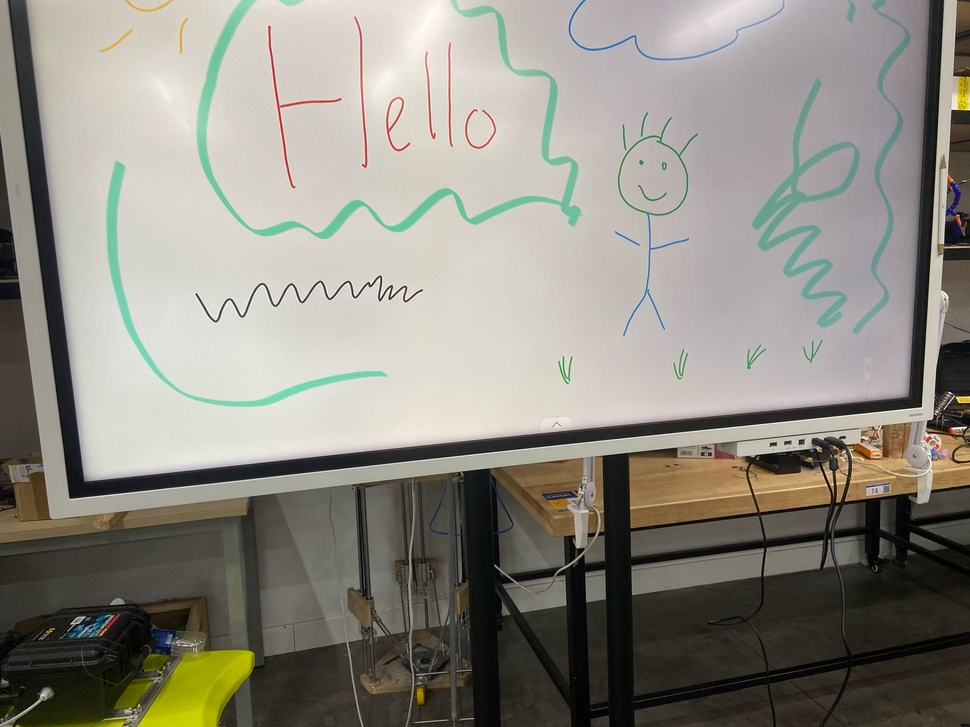
#> input picture input/2DkuFxzF.jpeg, 970 x 727 px, shrunk from 2048 x 1536 before the run
$ python -i gui.py   (imports and definitions only)
#> lines starting #> are read from the running program, lines starting #| are printed output that depends on the picture; after the words box and inside, x2 and y2 are one past the last pixel; in counts of white or black regions, pixels touching at a corner belong together
#> further down, picture is the input picture: shape (727, 970, 3); mean B, G, R 129.6, 138.9, 142.1
import cv2
import numpy as np
import img2pdf
import tkinter as tk
from tkinter import filedialog, messagebox
from matplotlib.backends.backend_tkagg import FigureCanvasTkAgg
import matplotlib.pyplot as plt
import os

# ----- Image Processing Functions -----

def detect_board(image):
    img_area = image.shape[0] * image.shape[1]
#> img_area = 705190

    def whiteboard_detector():
        gray = cv2.cvtColor(image, cv2.COLOR_BGR2GRAY)
        blurred = cv2.GaussianBlur(gray, (5, 5), 0)
        edges = cv2.Canny(blurred, 50, 150)
        kernel = cv2.getStructuringElement(cv2.MORPH_RECT, (5, 5))
        dilated = cv2.dilate(edges, kernel, iterations=2)
        contours, _ = cv2.findContours(dilated, cv2.RETR_EXTERNAL, cv2.CHAIN_APPROX_SIMPLE)
        contours = sorted(contours, key=cv2.contourArea, reverse=True)[:5]
        for contour in contours:
            peri = cv2.arcLength(contour, True)
            approx = cv2.approxPolyDP(contour, 0.02 * peri, True)
            if len(approx) == 4 and cv2.contourArea(approx) > 0.05 * img_area:
                return approx
        return None

    def smartboard_detector():
        hsv = cv2.cvtColor(image, cv2.COLOR_BGR2HSV)
#> hsv: shape (727, 970, 3); mean H, S, V 45.8, 39.3, 144.4
        lower = np.array([0, 0, 0])
        upper = np.array([180, 255, 70])
        mask = cv2.inRange(hsv, lower, upper)
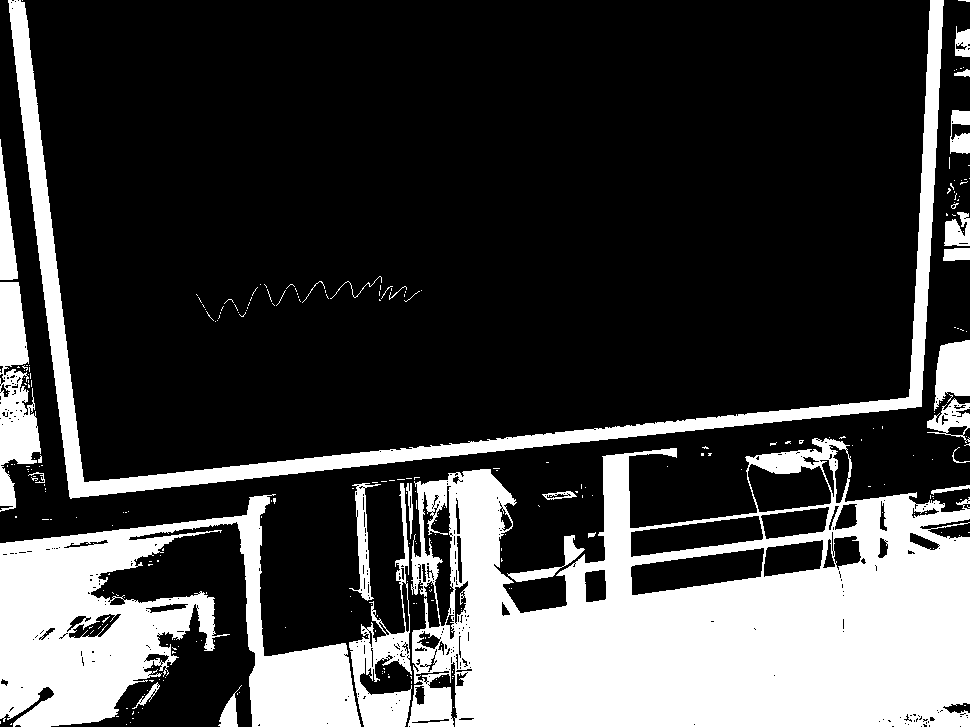
#> mask: shape (727, 970); 26% white; 285 white regions (258 under 20 px), largest, box (x1, y1, x2, y2) and area: (408, 438, 970, 727) 100863, (0, 494, 361, 727) 38197, (8, 0, 944, 499) 24398
        kernel = cv2.getStructuringElement(cv2.MORPH_RECT, (5, 5))
        dilated = cv2.dilate(mask, kernel, iterations=2)
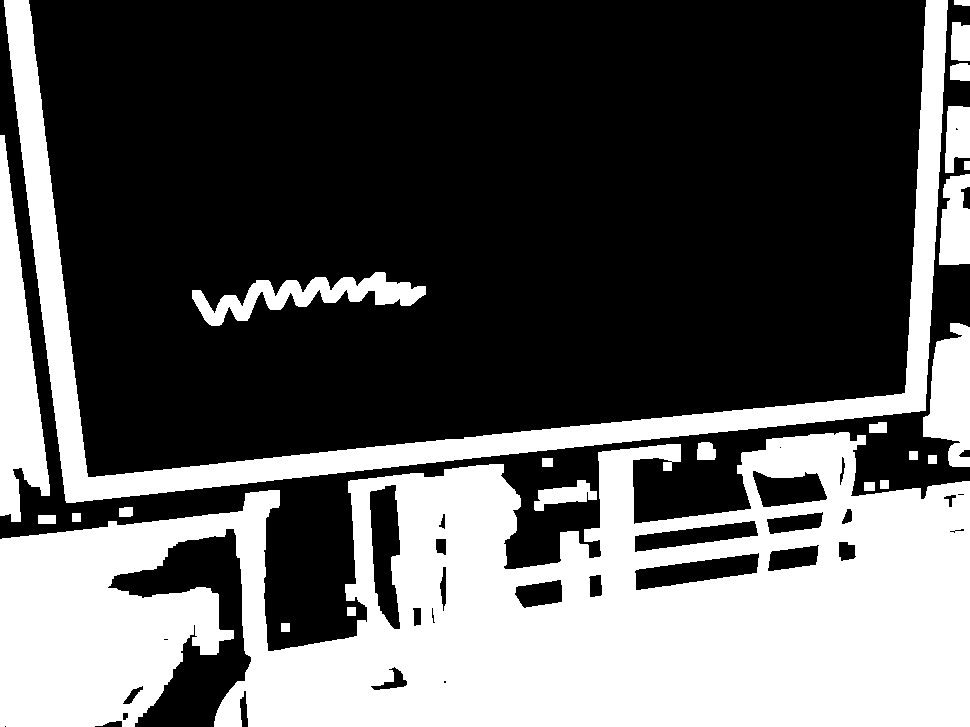
#> dilated: shape (727, 970); 35.7% white; 24 white regions
        contours, _ = cv2.findContours(dilated, cv2.RETR_EXTERNAL, cv2.CHAIN_APPROX_SIMPLE)
#> contours = 24 contours; largest, box (x1, y1, x2, y2) and area: (0, 432, 970, 727) 196424, (4, 0, 948, 503) 37994, (0, 135, 50, 522) 9650, (923, 323, 970, 467) 4498, (192, 272, 426, 326) 4348
        contours = sorted(contours, key=cv2.contourArea, reverse=True)[:5]
#> contours = 5 contours; box (x1, y1, x2, y2) and area: (0, 432, 970, 727) 196424, (4, 0, 948, 503) 37994, (0, 135, 50, 522) 9650, (923, 323, 970, 467) 4498, (192, 272, 426, 326) 4348
        for contour in contours:
            peri = cv2.arcLength(contour, True)
            approx = cv2.approxPolyDP(contour, 0.02 * peri, True)
            if len(approx) == 4 and cv2.contourArea(approx) > 0.05 * img_area:
                return approx
#> this loop made 5 passes
#> peri on passes 1 to 5: 4435.7, 3644.2, 907.9, 420.5, 783.5
        return None

    contour = whiteboard_detector()
    if contour is not None:
        return contour

    contour = smartboard_detector()
    if contour is not None:
        return contour

    return None

# [55 lines left out: functions four_point_transform, enhance_whiteboard, save_as_pdf, not called in this run]

# ----- GUI Functions -----

class WhiteboardScannerGUI:
    # [75 lines left out: functions __init__, browse_image, update_display, save_color_pdf, save_enhanced_pdf, not called in this run]

# ----- Main -----
# [4 lines not run here, left out]

>>> import cv2
>>> picture = cv2.imread('../input/2DkuFxzF.jpeg')
>>> result = detect_board(picture)

$ run again, on input/3vKlB8l2.jpeg
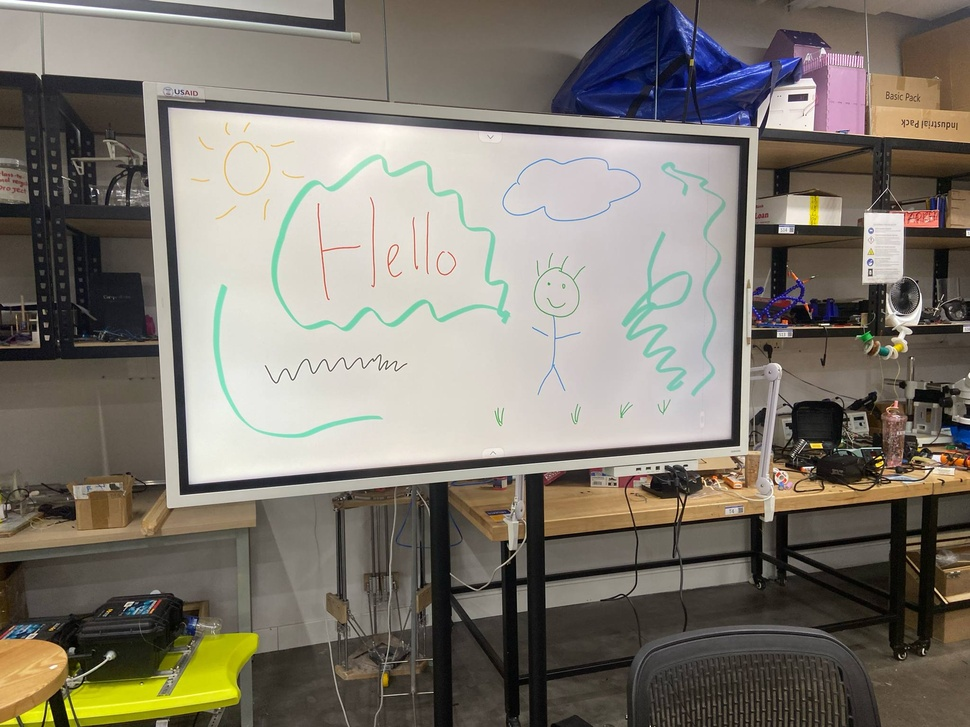
#> input picture input/3vKlB8l2.jpeg, 970 x 727 px, shrunk from 2048 x 1536 before the run
#> picture is the input picture: shape (727, 970, 3); mean B, G, R 110.9, 120.7, 126.6
#> hsv: shape (727, 970, 3); mean H, S, V 38.7, 51.5, 129.7
#> in smartboard_detector, `mask = cv2.inRange(hsv, lower, upper)`:
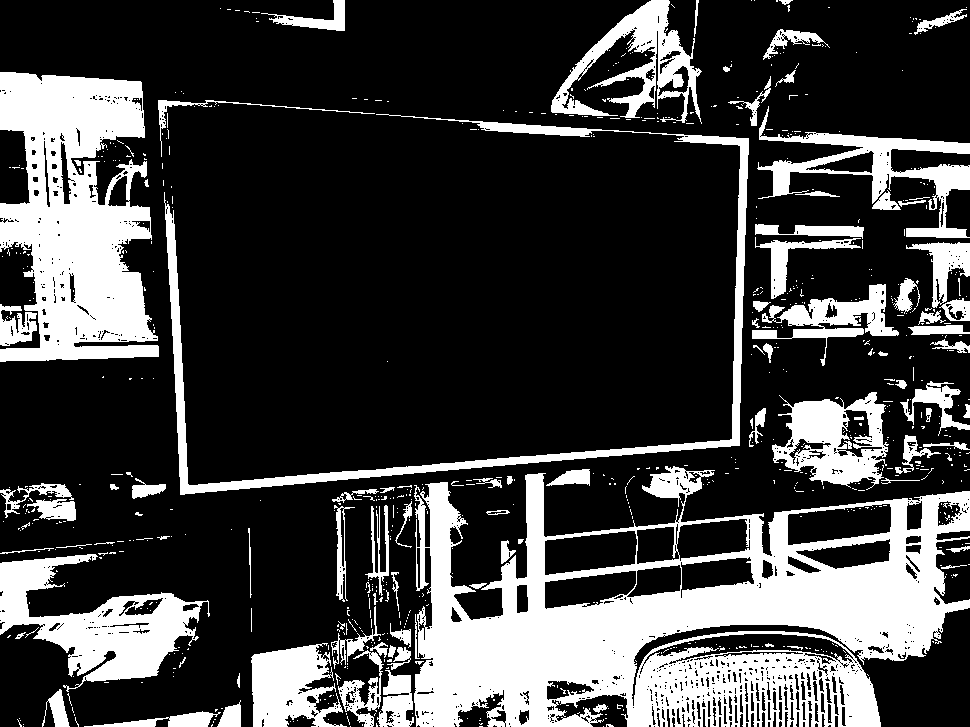
#> mask: shape (727, 970); 25.5% white; 761 white regions (660 under 20 px), largest, box (x1, y1, x2, y2) and area: (414, 466, 970, 727) 73349, (0, 72, 159, 362) 30569, (0, 554, 210, 692) 11603
#> in smartboard_detector, `dilated = cv2.dilate(mask, kernel, iterations=2)`:
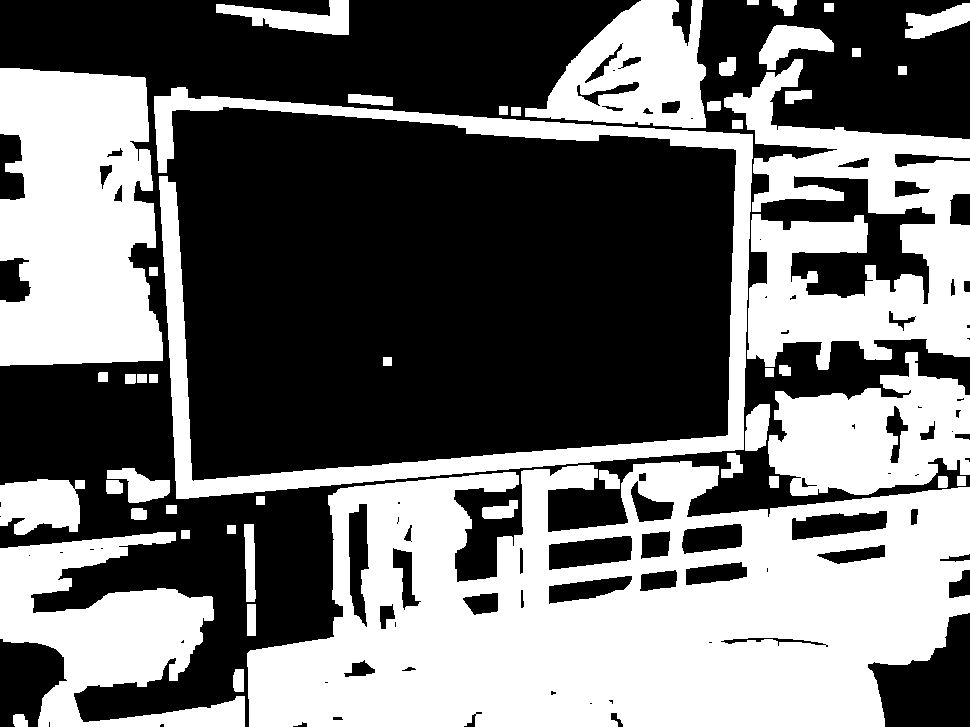
#> dilated: shape (727, 970); 44% white; 49 white regions
#> in smartboard_detector, `contours, _ = cv2.findContours(dilated, cv2.RETR_EXTERNAL, cv2.CHAIN_A..`: contours = 49 contours; largest, box (x1, y1, x2, y2) and area: (247, 461, 970, 727) 144159, (0, 68, 163, 366) 40570, (724, 59, 970, 370) 36437, (154, 87, 753, 499) 26140, (0, 532, 245, 727) 22774
#> in smartboard_detector, `contours = sorted(contours, key=cv2.contourArea, reverse=True)[:5]`: contours = 5 contours; box (x1, y1, x2, y2) and area: (247, 461, 970, 727) 144159, (0, 68, 163, 366) 40570, (724, 59, 970, 370) 36437, (154, 87, 753, 499) 26140, (0, 532, 245, 727) 22774
#> the loop in smartboard_detector, `for contour in contours:` made 5 passes
#> peri on passes 1 to 5: 2910.5, 1229.4, 2912, 3795.1, 1647.2

$ run again, on input/5wkI9uGp.jpeg
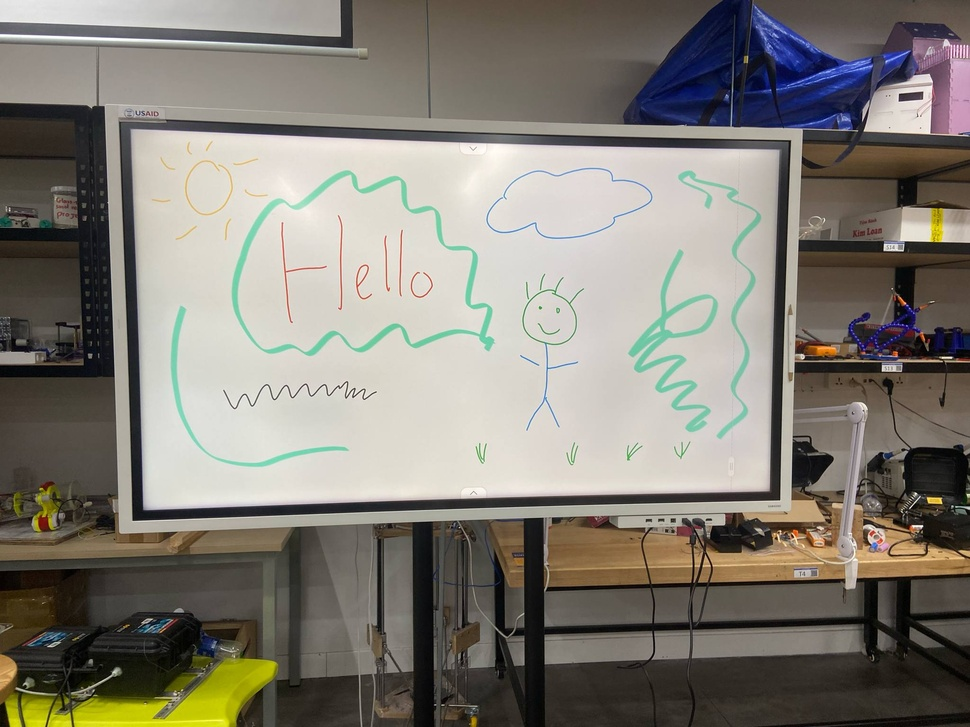
#> input picture input/5wkI9uGp.jpeg, 970 x 727 px, shrunk from 2048 x 1536 before the run
#> picture is the input picture: shape (727, 970, 3); mean B, G, R 117.1, 125.9, 130.3
#> hsv: shape (727, 970, 3); mean H, S, V 33.3, 49.8, 134.1
#> in smartboard_detector, `mask = cv2.inRange(hsv, lower, upper)`:
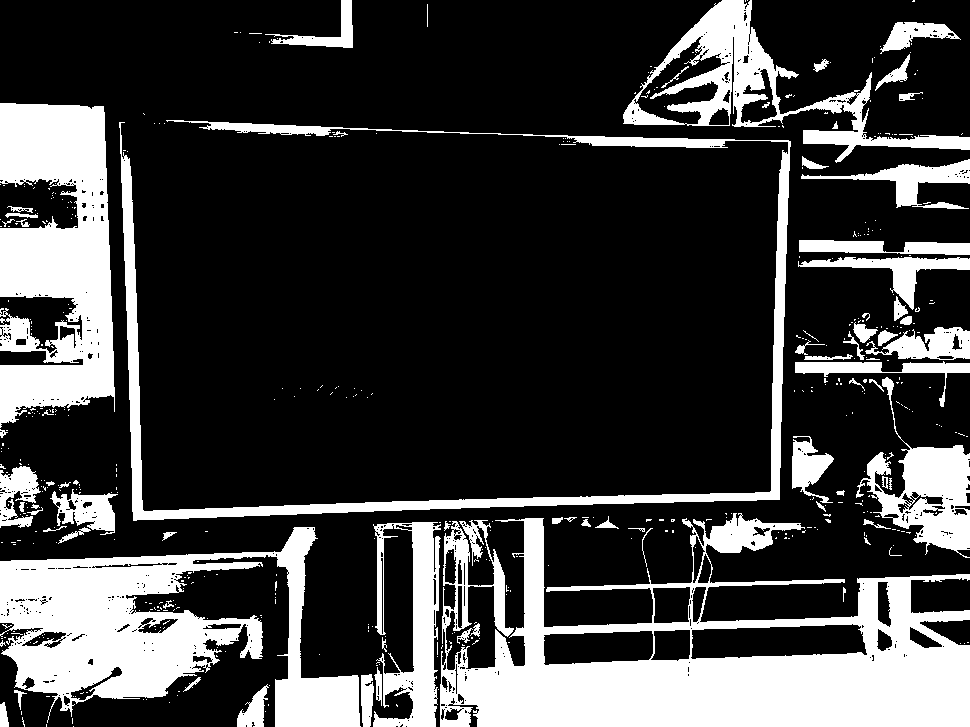
#> mask: shape (727, 970); 25% white; 499 white regions (424 under 20 px), largest, box (x1, y1, x2, y2) and area: (440, 513, 970, 727) 53393, (0, 527, 361, 727) 32136, (0, 103, 115, 428) 26283
#> in smartboard_detector, `dilated = cv2.dilate(mask, kernel, iterations=2)`:
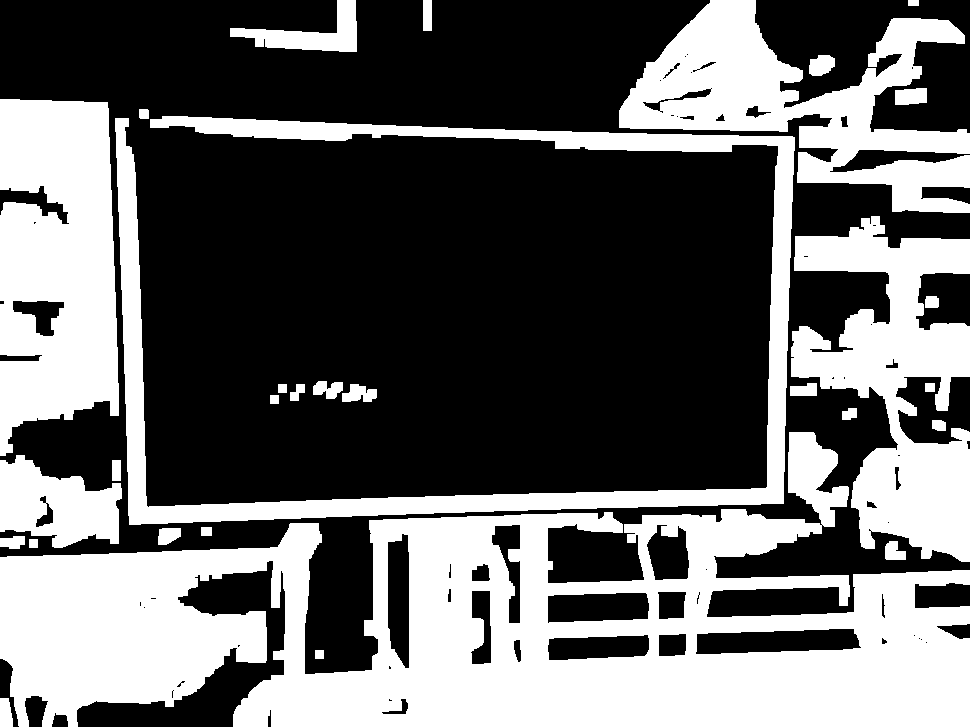
#> dilated: shape (727, 970); 40.1% white; 30 white regions
#> in smartboard_detector, `contours, _ = cv2.findContours(dilated, cv2.RETR_EXTERNAL, cv2.CHAIN_A..`: contours = 30 contours; largest, box (x1, y1, x2, y2) and area: (0, 432, 970, 727) 152006, (0, 99, 119, 456) 34579, (115, 116, 795, 525) 31290, (619, 0, 970, 213) 30396, (791, 216, 970, 562) 30391
#> in smartboard_detector, `contours = sorted(contours, key=cv2.contourArea, reverse=True)[:5]`: contours = 5 contours; box (x1, y1, x2, y2) and area: (0, 432, 970, 727) 152006, (0, 99, 119, 456) 34579, (115, 116, 795, 525) 31290, (619, 0, 970, 213) 30396, (791, 216, 970, 562) 30391
#> the loop in smartboard_detector, `for contour in contours:` made 5 passes
#> peri on passes 1 to 5: 5107.4, 1266.7, 4171, 2170.5, 2009.7
